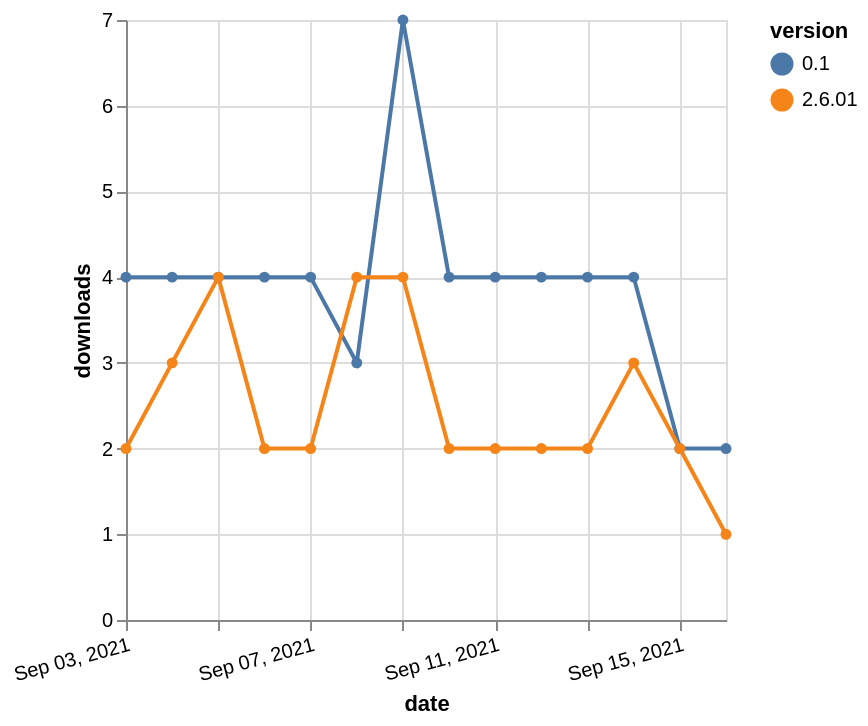

Write the Vega-Lite specification saved for this chart.
### Vega-Lite specification from a JSON file in a GitHub repository (floating-point values rounded to 4 significant figures)
{"$schema": "https://vega.github.io/schema/vega-lite/v5.json", "description": "A simple bar chart with embedded data.", "data": {"values": [{"date": "2021-09-03", "total": 4805, "delta": 4, "version": "0.1"}, {"date": "2021-09-04", "total": 4809, "delta": 4, "version": "0.1"}, {"date": "2021-09-05", "total": 4813, "delta": 4, "version": "0.1"}, {"date": "2021-09-06", "total": 4817, "delta": 4, "version": "0.1"}, {"date": "2021-09-07", "total": 4821, "delta": 4, "version": "0.1"}, {"date": "2021-09-08", "total": 4824, "delta": 3, "version": "0.1"}, {"date": "2021-09-09", "total": 4831, "delta": 7, "version": "0.1"}, {"date": "2021-09-10", "total": 4835, "delta": 4, "version": "0.1"}, {"date": "2021-09-11", "total": 4839, "delta": 4, "version": "0.1"}, {"date": "2021-09-12", "total": 4843, "delta": 4, "version": "0.1"}, {"date": "2021-09-13", "total": 4847, "delta": 4, "version": "0.1"}, {"date": "2021-09-14", "total": 4851, "delta": 4, "version": "0.1"}, {"date": "2021-09-15", "total": 4853, "delta": 2, "version": "0.1"}, {"date": "2021-09-16", "total": 4855, "delta": 2, "version": "0.1"}, {"date": "2021-09-03", "total": 1460, "delta": 2, "version": "2.6.01"}, {"date": "2021-09-04", "total": 1463, "delta": 3, "version": "2.6.01"}, {"date": "2021-09-05", "total": 1467, "delta": 4, "version": "2.6.01"}, {"date": "2021-09-06", "total": 1469, "delta": 2, "version": "2.6.01"}, {"date": "2021-09-07", "total": 1471, "delta": 2, "version": "2.6.01"}, {"date": "2021-09-08", "total": 1475, "delta": 4, "version": "2.6.01"}, {"date": "2021-09-09", "total": 1479, "delta": 4, "version": "2.6.01"}, {"date": "2021-09-10", "total": 1481, "delta": 2, "version": "2.6.01"}, {"date": "2021-09-11", "total": 1483, "delta": 2, "version": "2.6.01"}, {"date": "2021-09-12", "total": 1485, "delta": 2, "version": "2.6.01"}, {"date": "2021-09-13", "total": 1487, "delta": 2, "version": "2.6.01"}, {"date": "2021-09-14", "total": 1490, "delta": 3, "version": "2.6.01"}, {"date": "2021-09-15", "total": 1492, "delta": 2, "version": "2.6.01"}, {"date": "2021-09-16", "total": 1493, "delta": 1, "version": "2.6.01"}]}, "width": "container", "mark": {"type": "line", "point": {"filled": true}}, "encoding": {"x": {"field": "date", "type": "temporal", "timeUnit": "yearmonthdate", "title": "date", "axis": {"labelAngle": -15}}, "y": {"field": "delta", "type": "quantitative", "title": "downloads"}, "color": {"field": "version", "type": "nominal"}, "tooltip": {"field": "delta"}}}
